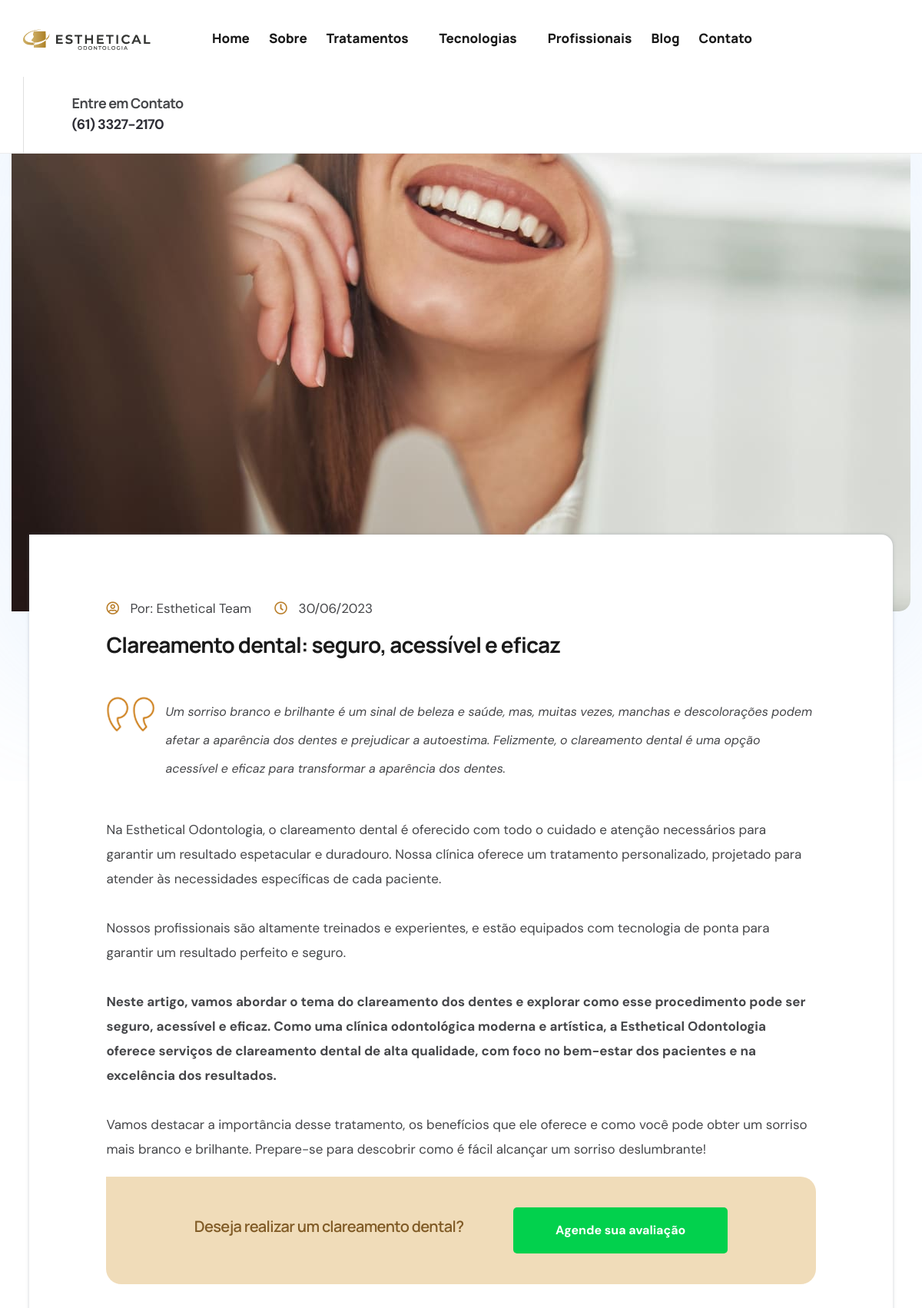
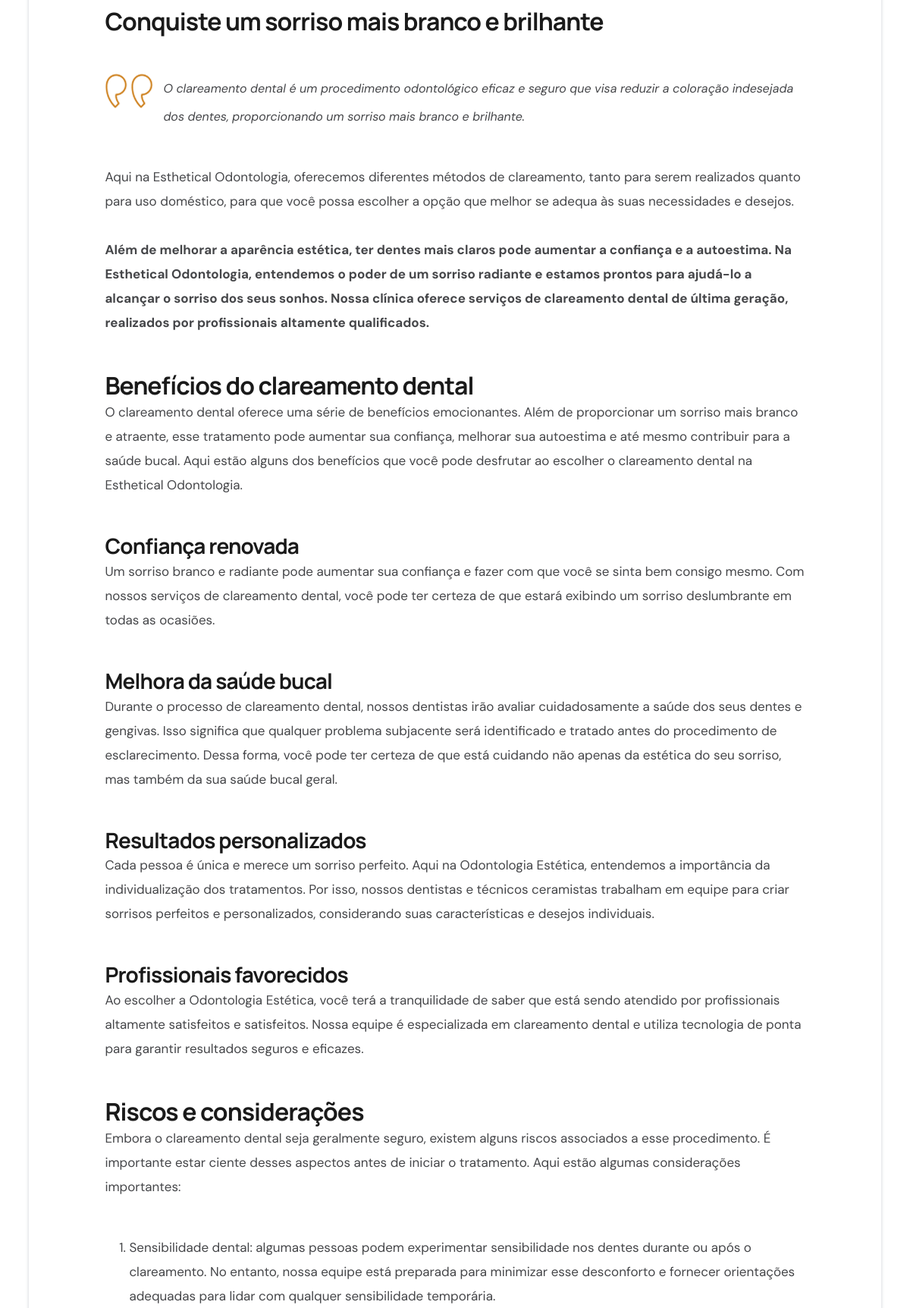
Page /blog/clareamento-dental-seguro-acessivel-eficaz (upper part) on the committed database (2 pictures, top to bottom).
### tables this page shows
CREATE TABLE `tbl_config` (
  `id` int NOT NULL,
  `id_campanha` int DEFAULT NULL,
  `favicon` varchar(250) DEFAULT NULL,
  `facebook` varchar(250) DEFAULT NULL,
  `twitter` varchar(250) DEFAULT NULL,
  `instagram` varchar(250) DEFAULT NULL,
  `youtube` varchar(250) DEFAULT NULL,
  `linkedln` varchar(250) DEFAULT NULL,
  `pinterest` varchar(255) DEFAULT NULL,
  `nome_empresa` varchar(250) DEFAULT NULL,
  `endereco` varchar(250) DEFAULT NULL,
  `telefone1` varchar(40) DEFAULT NULL,
  `telefone2` varchar(40) DEFAULT NULL,
  `email1` varchar(250) DEFAULT NULL,
  `email2` varchar(250) DEFAULT NULL,
  `cep_loja` varchar(20) DEFAULT NULL,
  `merchant_id_cielo` varchar(250) DEFAULT NULL,
  `merchant_key_cielo` varchar(250) DEFAULT NULL,
  `telefone_flutuante` varchar(30) DEFAULT NULL,
  `whatsapp_flutuante` varchar(30) DEFAULT NULL,
  `logo_principal` varchar(250) DEFAULT NULL,
  `logo_rodape` varchar(250) DEFAULT NULL,
  `logo_mobile` varchar(250) DEFAULT NULL,
  `link_fonte_titulo` text,
  `font_family_titulo` varchar(200) DEFAULT NULL,
  `font_weight_titulo` varchar(20) DEFAULT NULL,
  `link_fonte_texto_apoio` text,
  `font_family_texto_apoio` varchar(200) DEFAULT NULL,
  `font_weight_texto_apoio` varchar(20) DEFAULT NULL,
  `cor_primaria` varchar(20) DEFAULT NULL,
  `cor_secundaria` varchar(20) DEFAULT NULL,
  `cor_titulo` varchar(20) DEFAULT NULL,
  `cor_background` varchar(20) DEFAULT NULL,
  `cor_botao` varchar(20) DEFAULT NULL,
  `cor_botao_hover` varchar(20) DEFAULT NULL,
  `email_recebimento` varchar(250) DEFAULT NULL,
  `cor_menu` varchar(20) DEFAULT NULL,
  `tag_header` text,
  `tag_body` text,
  `popup_ativo` enum('Sim','Não') DEFAULT 'Não',
  `popup_titulo` varchar(205) DEFAULT NULL,
  `popup_texto` text,
  `popup_temBotao` enum('Sim','Não') DEFAULT 'Não',
  `popup_textoBotao` varchar(205) DEFAULT NULL,
  `popup_linkBotao` varchar(255) DEFAULT NULL,
  `popup_imagem` varchar(255) DEFAULT NULL,
  `hora_atendimento` varchar(250) DEFAULT NULL,
  `sobre_footer` text,
  `endereco2` varchar(200) NOT NULL
);

CREATE TABLE `tbl_blog` (
  `id` int NOT NULL,
  `titulo` varchar(250) DEFAULT NULL,
  `postado_por` varchar(250) DEFAULT NULL,
  `conteudo` text,
  `data_postagem` date DEFAULT NULL,
  `especialidade` varchar(250) DEFAULT NULL,
  `foto` varchar(250) DEFAULT NULL,
  `breve` text,
  `meta_title` text,
  `meta_keywords` text,
  `meta_description` text,
  `foto1` varchar(250) DEFAULT NULL,
  `url_amigavel` text,
  `descricao_imagem` varchar(250) DEFAULT NULL,
  `legenda_imagem` varchar(250) DEFAULT NULL,
  `video` varchar(255) DEFAULT NULL,
  `thumb` varchar(255) DEFAULT NULL,
  `foto2` varchar(90) DEFAULT NULL,
  `legenda_imagem2` int DEFAULT NULL,
  `banner` varchar(90) DEFAULT NULL,
  `titulo_cta1` varchar(200) DEFAULT NULL,
  `link_botao_cta1` varchar(250) DEFAULT NULL,
  `nome_botao_cta1` varchar(100) DEFAULT NULL,
  `conteudo2` text,
  `titulo_cta2` varchar(200) DEFAULT NULL,
  `link_botao_cta2` varchar(250) DEFAULT NULL,
  `nome_botao_cta2` varchar(100) DEFAULT NULL,
  `conteudo3` text,
  `foto_cta` varchar(90) DEFAULT NULL,
  `legenda_imagem_cta` varchar(150) DEFAULT NULL,
  `titulo_cta_3` varchar(200) DEFAULT NULL,
  `link_botao_cta3` varchar(250) DEFAULT NULL,
  `nome_botao_cta3` varchar(100) DEFAULT NULL,
  `breve_cta1` varchar(250) DEFAULT NULL,
  `texto_ancora_cta1` varchar(250) DEFAULT NULL,
  `tem_cta1` enum('S','N') DEFAULT NULL,
  `tem_cta2` enum('S','N') DEFAULT NULL,
  `tem_cta3` enum('S','N') DEFAULT NULL,
  `texto_ancora2` varchar(250) DEFAULT NULL,
  `texto_ancora3` varchar(250) DEFAULT NULL
);

### Connection/con-pdo.php (called while the page is built, shortened)
<?php
$conInstanciada = '';
if(empty($conInstanciada)) {
	class Conexao {
		private static $pdo;
		public static function getInstance() {
		if (!isset(self::$pdo)) {
		 try {
		  $opcoes = array(PDO::MYSQL_ATTR_INIT_COMMAND => 'SET NAMES utf8', PDO::ATTR_PERSISTENT => TRUE);
		  self::$pdo = new PDO("mysql:host=" . HOST . "; dbname=" . DBNAME . "; charset=" . CHARSET . ";", USER, PASSWORD, $opcoes);
		  self::$pdo->setAttribute(PDO::ATTR_ERRMODE, PDO::ERRMODE_EXCEPTION);
		 } catch (PDOException $e) {
		  print "Erro: " . $e->getMessage();
		 }
		}
		return self::$pdo;
		}
	}
}

### Class/config.class.php (called while the page is built, shortened)
<?php
$ConfigSistemaInstanciada = '';
if(empty($ConfigSistemaInstanciada)) {
	if(file_exists('Connection/conexao.php')) {
		require_once('Connection/con-pdo.php');
		require_once('Class/funcoes.php');
	} else {
		require_once('../Connection/con-pdo.php');
		require_once('../Class/funcoes.php');
	}
	class ConfigSistema {
		private $pdo = null;
		private static $ConfigSistema = null;
		private function __construct($conexao){
			$this->pdo = $conexao;
		}
		public static function getInstance($conexao){
			if (!isset(self::$ConfigSistema)):
				self::$ConfigSistema = new ConfigSistema($conexao);
			endif;
			return self::$ConfigSistema;
		}
		function rsDados() {
			try{
				$sql = "SELECT * FROM tbl_config ";
				$stm = $this->pdo->prepare($sql);
				$stm->execute();
				$rsDados = $stm->fetchAll(PDO::FETCH_OBJ);
				$this->logo_principal = $rsDados[0]->logo_principal;
				$this->nome_empresa = $rsDados[0]->nome_empresa;
				$this->telefone1 = $rsDados[0]->telefone1;
			} catch(PDOException $erro){
				echo $erro->getLine();
			}
			return($this);
		}
	}
}

### includes.php (called while the page is built, shortened)
<?php
include "Class/config.class.php";
$infoSistema = ConfigSistema::getInstance(Conexao::getInstance())->rsDados();
?>

### Class/blogs.class.php (called while the page is built, shortened)
<?php
$BlogsInstanciada = '';
if(empty($BlogsInstanciada)) {
	if(file_exists('Connection/conexao.php')) {
		require_once('Connection/con-pdo.php');
		require_once('Class/funcoes.php');
	} else {
		require_once('../Connection/con-pdo.php');
		require_once('../Class/funcoes.php');
	}
	class Blogs {
		private $pdo = null;
		private static $Blogs = null;
		private function __construct($conexao){
			$this->pdo = $conexao;
		}
		public static function getInstance($conexao){
			if (!isset(self::$Blogs)):
				self::$Blogs = new Blogs($conexao);
			endif;
			return self::$Blogs;
		}
		function rsDados($id='', $orderBy='', $limite='', $veioDeOnde='', $idDiferente='', $url_amigavel='',$pgminimo='', $pgmaximo='') {
			$nCampos = 0;
			$sql = '';
			$sqlOrdem = '';
			$sqlLimite = '';
			if(!empty($url_amigavel)) {
				$sql .= " and url_amigavel = ?";
				$nCampos++;
				$campo[$nCampos] = $url_amigavel;
			}
			try{
				$sql = "SELECT * FROM tbl_blog where 1=1 $sql $sqlOrdem $sqlLimite";
				$stm = $this->pdo->prepare($sql);
				for($i=1; $i<=$nCampos; $i++) {
					$stm->bindValue($i, $campo[$i]);
				}
				$stm->execute();
				$rsDados = $stm->fetchAll(PDO::FETCH_OBJ);
				if($id <> '' or $limite == 1 or $url_amigavel <> '') {
					return($rsDados[0]);
				} else {
					return($rsDados);
				}
			} catch(PDOException $erro){
				echo $erro->getMessage();
			}
		}
	}
}

### Class/funcoes.php (called while the page is built, shortened)
<?php
function formataData($data){
    return date("d/m/Y", strtotime($data));
}
?>

### desc-blog.php (the view, shortened to what this page needs)
<?php
include "includes.php";
include "Class/blogs.class.php";
$Blogs = Blogs::getInstance(Conexao::getInstance());
$id = '';
if(isset($_GET['id'])){
    if(empty($_GET['id'])){
        header('Location: /');
    }else{
        $id = $_GET['id'];
    }
}else{
    header('Location: /');
}
$puxaBlogs = $Blogs->rsDados('','','','','',$id);
?>
<!DOCTYPE html>
<html lang="pt-BR">
<?php include "head.php"?>
<body>
    <div class="page-wrapper">
       <?php include "header.php"?>
        <section class="blog-details">
            <div class="container">
                <div class="row">
                    <div class="col-xl-12 col-lg-7">
                         <div class="blog-single-post-listing details mb--0">
                        <div class="thumbnail">
                            <img src="<?php echo SITE_URL.'/img/'.$puxaBlogs->banner?>" alt="<?php echo $puxaBlogs->descricao_imagem?>">
                        </div>
                        <div class="blog-listing-content">
                            <div class="user-info">
                                <div class="single">
                                    <i class="far fa-user-circle"></i>
                                    <span>Por: <?php echo $puxaBlogs->postado_por?></span>
                                </div>
                                <div class="single">
                                    <i class="far fa-clock"></i>
                                    <span><?php echo formataData($puxaBlogs->data_postagem)?></span>
                                </div>
                            </div>
                            <h3 class="title"><?php echo $puxaBlogs->titulo?></h3>
                            <?php echo $puxaBlogs->conteudo?>
                            <?php if ($puxaBlogs->tem_cta1 == 'S'){?>
                            <div class="contact-info-holder">
                                <div class="left">
                                    <h2><?php echo $puxaBlogs->titulo_cta1?></h2>
                                </div>
                                <div class="right">
                                    <div class="contact-button">
                                        <a href="<?php echo $puxaBlogs->link_botao_cta1?>" aria-label="<?php echo $puxaBlogs->texto_ancora_cta1?>"><?php echo $puxaBlogs->nome_botao_cta1?></a>
                                    </div>
                                </div>
                            </div>
                            <?php }?>
                            <?php echo $puxaBlogs->conteudo2?>
                        </div>
                    </div>
                    </div>
                </div>
            </div>
        </section>
    </div>
</body>
</html>

### head.php (shortened to what this page needs)
<head>
    <link rel="stylesheet" href="<?php echo SITE_URL?>/assets/vendors/bootstrap/css/bootstrap.min.css" />
    <link rel="stylesheet" href="<?php echo SITE_URL?>/assets/vendors/animate/animate.min.css" />
    <link rel="stylesheet" href="<?php echo SITE_URL?>/assets/vendors/animate/custom-animate.css" />
    <link rel="stylesheet" href="<?php echo SITE_URL?>/assets/vendors/fontawesome/css/all.min.css" />
    <link rel="stylesheet" href="<?php echo SITE_URL?>/assets/vendors/jarallax/jarallax.css" />
    <link rel="stylesheet" href="<?php echo SITE_URL?>/assets/vendors/jquery-magnific-popup/jquery.magnific-popup.css" />
    <link rel="stylesheet" href="<?php echo SITE_URL?>/assets/vendors/nouislider/nouislider.min.css" />
    <link rel="stylesheet" href="<?php echo SITE_URL?>/assets/vendors/nouislider/nouislider.pips.css" />
    <link rel="stylesheet" href="<?php echo SITE_URL?>/assets/vendors/odometer/odometer.min.css" />
    <link rel="stylesheet" href="<?php echo SITE_URL?>/assets/vendors/swiper/swiper.min.css" />
    <link rel="stylesheet" href="<?php echo SITE_URL?>/assets/vendors/icomoon-icons/style.css">
    <link rel="stylesheet" href="<?php echo SITE_URL?>/assets/vendors/tiny-slider/tiny-slider.min.css" />
    <link rel="stylesheet" href="<?php echo SITE_URL?>/assets/vendors/reey-font/stylesheet.css" />
    <link rel="stylesheet" href="<?php echo SITE_URL?>/assets/vendors/owl-carousel/owl.carousel.min.css" />
    <link rel="stylesheet" href="<?php echo SITE_URL?>/assets/vendors/owl-carousel/owl.theme.default.min.css" />
    <link rel="stylesheet" href="<?php echo SITE_URL?>/assets/vendors/twentytwenty/twentytwenty.css" />
    <link rel="stylesheet" href="<?php echo SITE_URL?>/assets/vendors/language-switcher/polyglot-language-switcher.css" />
    <link rel="stylesheet" href="<?php echo SITE_URL?>/assets/css/conbiz.css" />
    <link rel="stylesheet" href="<?php echo SITE_URL?>/assets/css/color-1.css" />
    <link rel="stylesheet" href="<?php echo SITE_URL?>/assets/css/conbiz-responsive.css" />
</head>

### flutuante/flutuante.php (shortened to what this page needs)
<link rel="stylesheet" href="<?php echo SITE_URL;?>/flutuante/flutuante.css" />

### header.php (shortened to what this page needs)
<?php include "flutuante/flutuante.php"?>
<header class="main-header main-header--two  clearfix">
    <div class="main-header-two__bottom">
        <div class="auto-container">
            <div class="main-header-two__bottom-inner clearfix">
                <nav class="main-menu main-menu--1">
                    <div class="main-menu__inner">
                        <div class="left">
                            <div class="logo-box2">
                                <img src="<?php echo SITE_URL.'/img/'.$infoSistema->logo_principal?>" alt="Logo do site do(a) <?php echo $infoSistema->nome_empresa?>">
                            </div>
                            <ul class="main-menu__list">
                                <li>
                                    <a href="<?php echo SITE_URL?>" aria-label="Link de encaminento para a página principal do site">Home</a>
                                </li>
                                <li><a href="<?php echo SITE_URL?>/sobre" aria-label="Link de encaminento para a página Sobre a <?php echo $infoSistema->nome_empresa?>">Sobre</a></li>
                                <li class="dropdown">
                                    <a href="<?php echo SITE_URL?>/tratamentos" aria-label="Link de encaminento para a página de Tratamentos da <?php echo $infoSistema->nome_empresa?>">Tratamentos</a>
                                </li>
                                <li class="dropdown">
                                    <a href="javascript:void(0);">Tecnologias</a>
                                </li>
                                <li><a href="<?php echo SITE_URL?>/profissionais" aria-label="Link de encaminento para a página de Profissionais da <?php echo $infoSistema->nome_empresa?>">Profissionais</a></li>
                                <li><a href="<?php echo SITE_URL?>/blogs" aria-label="Link de encaminento para a página de Blogs da <?php echo $infoSistema->nome_empresa?>">Blog</a></li>
                                <li><a href="<?php echo SITE_URL?>/contato" aria-label="Link de encaminento para a página de Contato da <?php echo $infoSistema->nome_empresa?>">Contato</a></li>
                            </ul>
                        </div>
                        <div class="right">
                            <div class="main-menu__right">
                                <div class="phone_number">
                                    <div class="icon">
                                        <span class="icon-agenda"></span>
                                    </div>
                                    <div class="number">
                                        <p>Entre em Contato</p>
                                        <a href="tel:<?php echo $infoSistema->telefone1?>"><?php echo $infoSistema->telefone1?></a>
                                    </div>
                                </div>
                            </div>
                        </div>
                    </div>
                </nav>
            </div>
        </div>
    </div>
</header>

### assets/css/color-1.css (style rules this page uses)
:root { --thm-base:#15b1c0; --thm-base-rgb: 21, 177, 192; --thm-gray: #7a8699; --thm-gray-rgb: 122, 134, 153; }

### assets/css/conbiz-responsive.css (style rules this page uses)
@media only screen and (min-width: 1200px) and (max-width: 1450px) { .main-menu .main-menu__list > li + li, .stricky-header .main-menu__list > li + li { margin-left: 25px; } }
@media only screen and (min-width: 1200px) and (max-width: 1450px) { .main-menu__inner .right { width: 250px; } }
@media only screen and (min-width: 1200px) and (max-width: 1450px) { .main-header-two__bottom .auto-container { padding-left: 30px; } }
@media only screen and (min-width: 1200px) and (max-width: 1450px) { .main-header-two__bottom-inner .main-menu__inner .right { width: 230px; } }
@media only screen and (min-width: 1200px) and (max-width: 1450px) { .main-header-two__bottom-inner .main-menu .left .main-menu__list { margin-left: 80px; } }

### rows in the picture
tbl_config: logo_principal (picture), telefone1 "(61) 3327-2170"
tbl_blog: banner (picture), postado_por "Esthetical Team", data_postagem "30/06/2023", titulo "Clareamento dental: seguro, acessível e eficaz", conteudo "Um sorriso branco e brilhante é um sinal de beleza e saúde, mas, muitas vezes, manchas e descolorações podem afetar a aparência dos dentes e prejudicar a autoestima. Felizmente, o clareamento dental é uma opção acessível e eficaz para transformar a aparência dos dentes. Na Esthetical Odontologia, o clareamento dental é oferecido com todo o cuidado e atenção necessários para garantir um resultado espetacular e duradouro. Nossa clínica oferece um tratamento personalizado, projetado para atender às necessidades específicas de cada paciente. Nossos profissionais são altamente treinados e experientes, e estão equipados com tecnologia de ponta para garantir um resultado perfeito e seguro. Neste…", titulo_cta1 "Deseja realizar um clareamento dental?", nome_botao_cta1 "Agende sua avaliação", conteudo2 "Conquiste um sorriso mais branco e brilhante O clareamento dental é um procedimento odontológico eficaz e seguro que visa reduzir a coloração indesejada dos dentes, proporcionando um sorriso mais branco e brilhante. Aqui na Esthetical Odontologia, oferecemos diferentes métodos de clareamento, tanto para serem realizados quanto para uso doméstico, para que você possa escolher a opção que melhor se adequa às suas necessidades e desejos. Além de melhorar a aparência estética, ter dentes mais claros pode aumentar a confiança e a autoestima. Na Esthetical Odontologia, entendemos o poder de um sorriso radiante e estamos prontos para ajudá-lo a alcançar o sorriso dos seus sonhos. Nossa clínica…"
